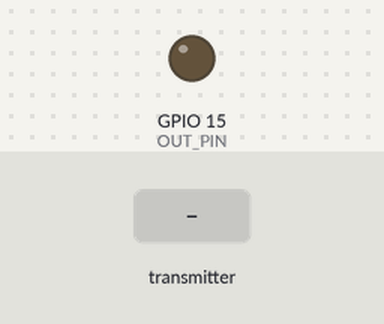
Recording of a sketch running on a simulated ESP32. Shown: output pins drawn as LEDs (lit = HIGH). The inputs (shaded band) are chosen by the test bench.

Above: at 1.2 s.
1.3 s: the transmitter starts sending action = 1
At 1.7 s:
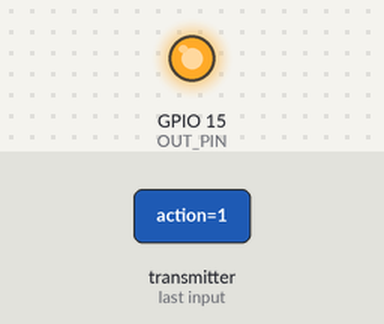
2.8 s: the transmitter starts sending action = 0
At 4.0 s:
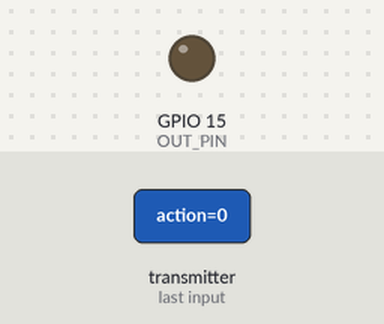
Timing chart, 0 to 5.8 s (numbered marks = the images above; inputs shaded):
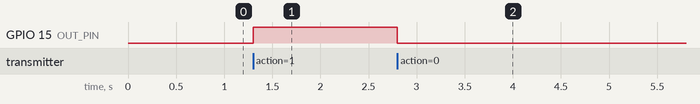

The sketch:

receiver.ino
```cpp
// RECEIVER MAC: B0:B2:1C:A7:C6:94
// SENDER MAC: 0C:B8:15:F3:C0:F0

#include <esp_now.h>
#include <WiFi.h>

#define OUT_PIN 15

// REPLACE WITH THE MAC Address of your receiver
uint8_t broadcastAddress[] = {0x0C, 0xB8, 0x15, 0xF3, 0xC0, 0xF0};

//Structure example to send data
//Must match the receiver structure
typedef struct struct_message {
    bool action;
} struct_message;

struct_message incoming;

esp_now_peer_info_t peerInfo;

// Callback when data is received
void OnDataRecv(const uint8_t * mac, const uint8_t *incomingData, int len) {
  memcpy(&incoming, incomingData, sizeof(incoming));
  if (incoming.action) {
    digitalWrite(OUT_PIN,HIGH);
  } else {
    digitalWrite(OUT_PIN,LOW);
  }
}

void setup() {
  // Init Serial Monitor
  Serial.begin(115200);

  pinMode(OUT_PIN,OUTPUT);

  // Set device as a Wi-Fi Station
  WiFi.mode(WIFI_STA);

  // Init ESP-NOW
  if (esp_now_init() != ESP_OK) {
    Serial.println("Error initializing ESP-NOW");
    return;
  }

  // Register peer
  memcpy(peerInfo.peer_addr, broadcastAddress, 6);
  peerInfo.channel = 0;
  peerInfo.encrypt = false;

  // Add peer
  if (esp_now_add_peer(&peerInfo) != ESP_OK){
    Serial.println("Failed to add peer");
    return;
  }

  // Register for a callback function that will be called when data is received
  esp_now_register_recv_cb(OnDataRecv);
}

bool lasttrigger;
void loop() {
  // do nothing
}
```

Measured:
- after the input at 1.3 s, GPIO 15 (OUT_PIN): LOW → HIGH at once
- after the input at 2.8 s, GPIO 15 (OUT_PIN): HIGH → LOW at once
